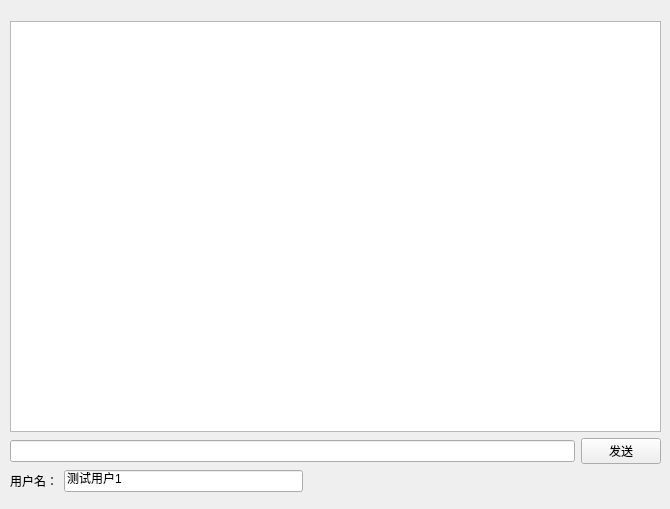
<?xml version="1.0" encoding="UTF-8"?>
<ui version="4.0">
 <class>Widget</class>
 <widget class="QWidget" name="Widget">
  <property name="geometry">
   <rect>
    <x>0</x>
    <y>0</y>
    <width>670</width>
    <height>509</height>
   </rect>
  </property>
  <property name="windowTitle">
   <string>聊天室</string>
  </property>
  <property name="windowIcon">
   <iconset resource="icons.qrc">
    <normaloff>:/icons/icons/fish-logo.bmp</normaloff>:/icons/icons/fish-logo.bmp</iconset>
  </property>
  <widget class="QWidget" name="layoutWidget">
   <property name="geometry">
    <rect>
     <x>10</x>
     <y>21</y>
     <width>651</width>
     <height>471</height>
    </rect>
   </property>
   <layout class="QVBoxLayout" name="verticalLayout">
    <item>
     <widget class="QListWidget" name="msgWidget"/>
    </item>
    <item>
     <layout class="QHBoxLayout" name="horizontalLayout_2">
      <item>
       <widget class="QLineEdit" name="msgEdit"/>
      </item>
      <item>
       <widget class="QPushButton" name="sendBtn">
        <property name="text">
         <string>发送</string>
        </property>
       </widget>
      </item>
     </layout>
    </item>
    <item>
     <layout class="QHBoxLayout" name="horizontalLayout">
      <item>
       <widget class="QLabel" name="userNameLab">
        <property name="text">
         <string>用户名：</string>
        </property>
       </widget>
      </item>
      <item>
       <widget class="QLineEdit" name="userNameEdit">
        <property name="text">
         <string>测试用户1</string>
        </property>
       </widget>
      </item>
      <item>
       <spacer name="horizontalSpacer">
        <property name="orientation">
         <enum>Qt::Horizontal</enum>
        </property>
        <property name="sizeHint" stdset="0">
         <size>
          <width>358</width>
          <height>20</height>
         </size>
        </property>
       </spacer>
      </item>
     </layout>
    </item>
   </layout>
  </widget>
 </widget>
 <resources>
  <include location="icons.qrc"/>
 </resources>
 <connections/>
</ui>
